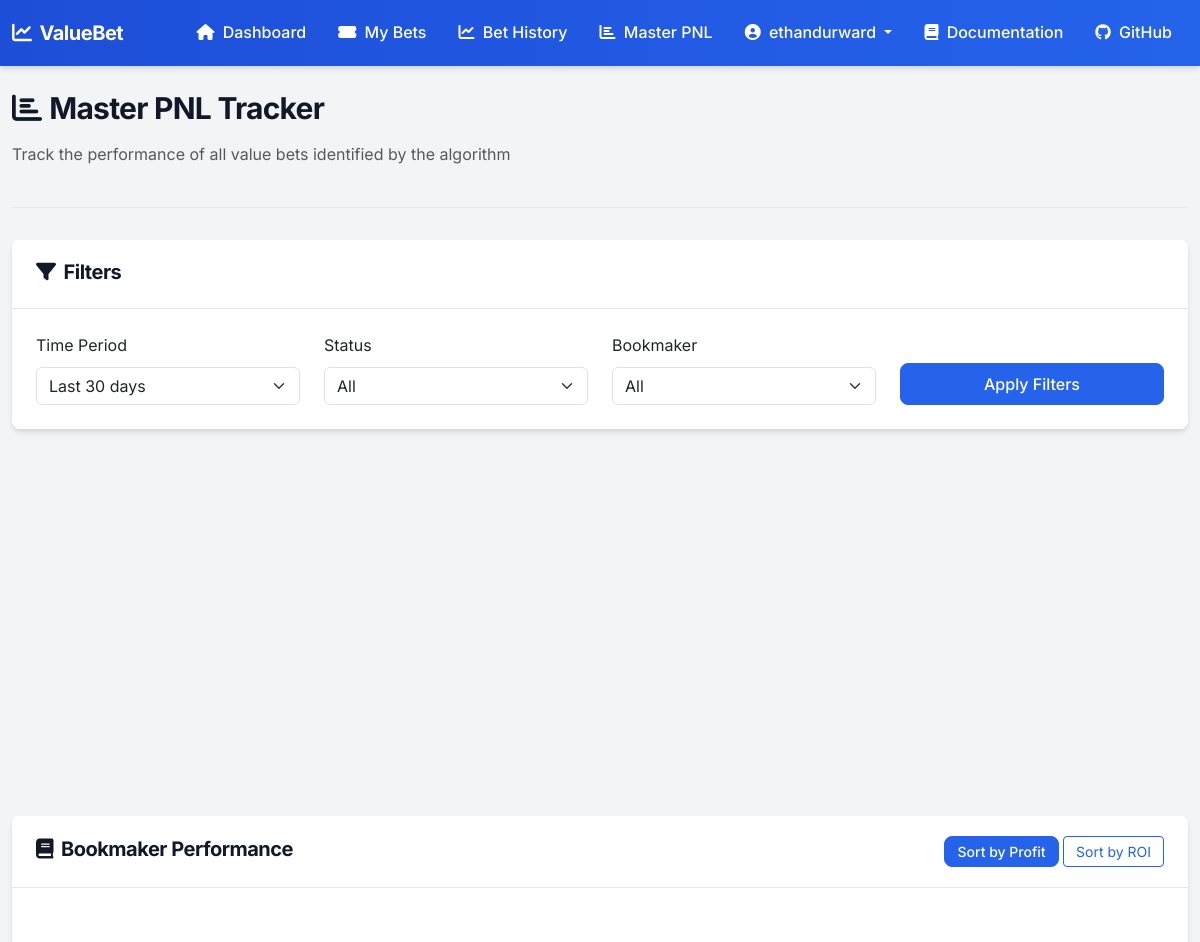
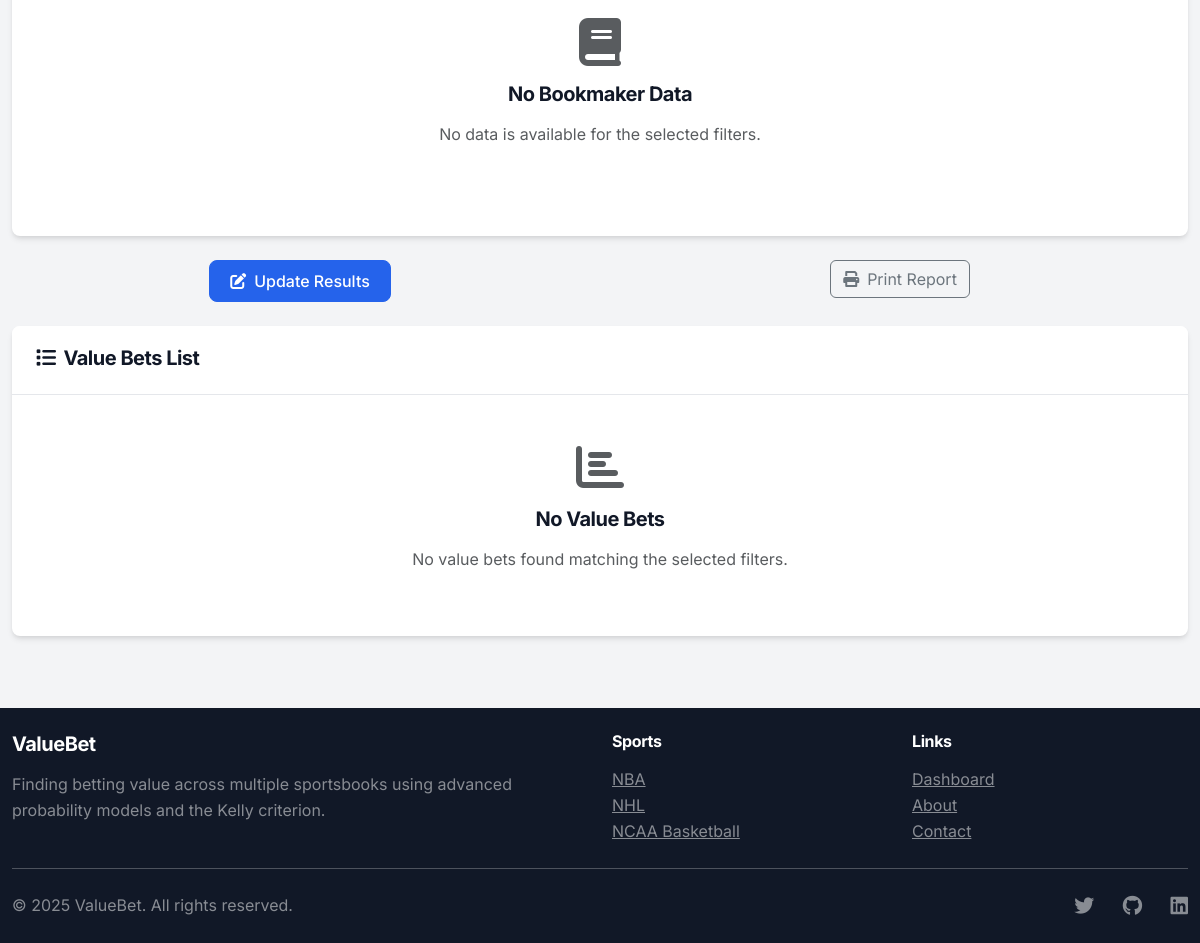
Page /master-pnl/?days=30&status=all&bookmaker=DraftKings (signed in) on the earlier database version (2 pictures, top to bottom).
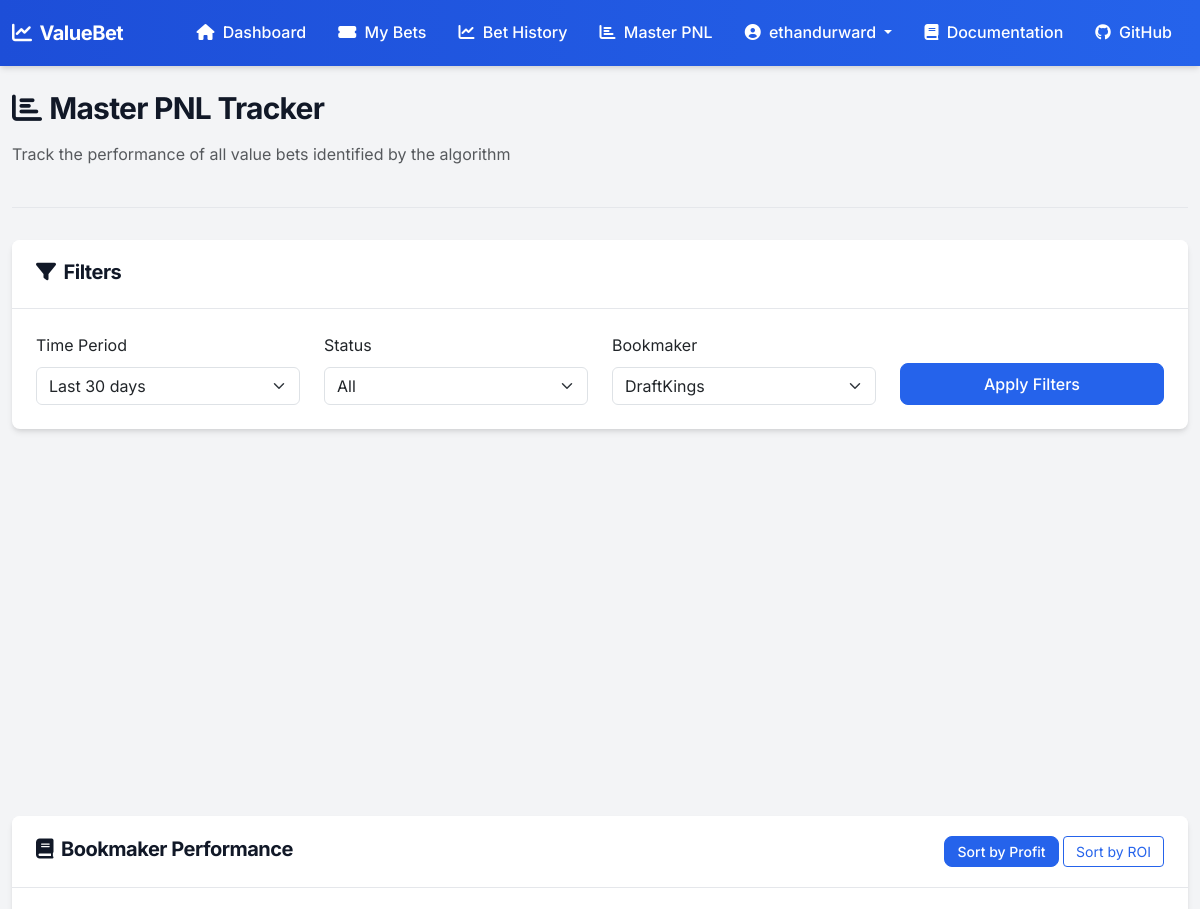
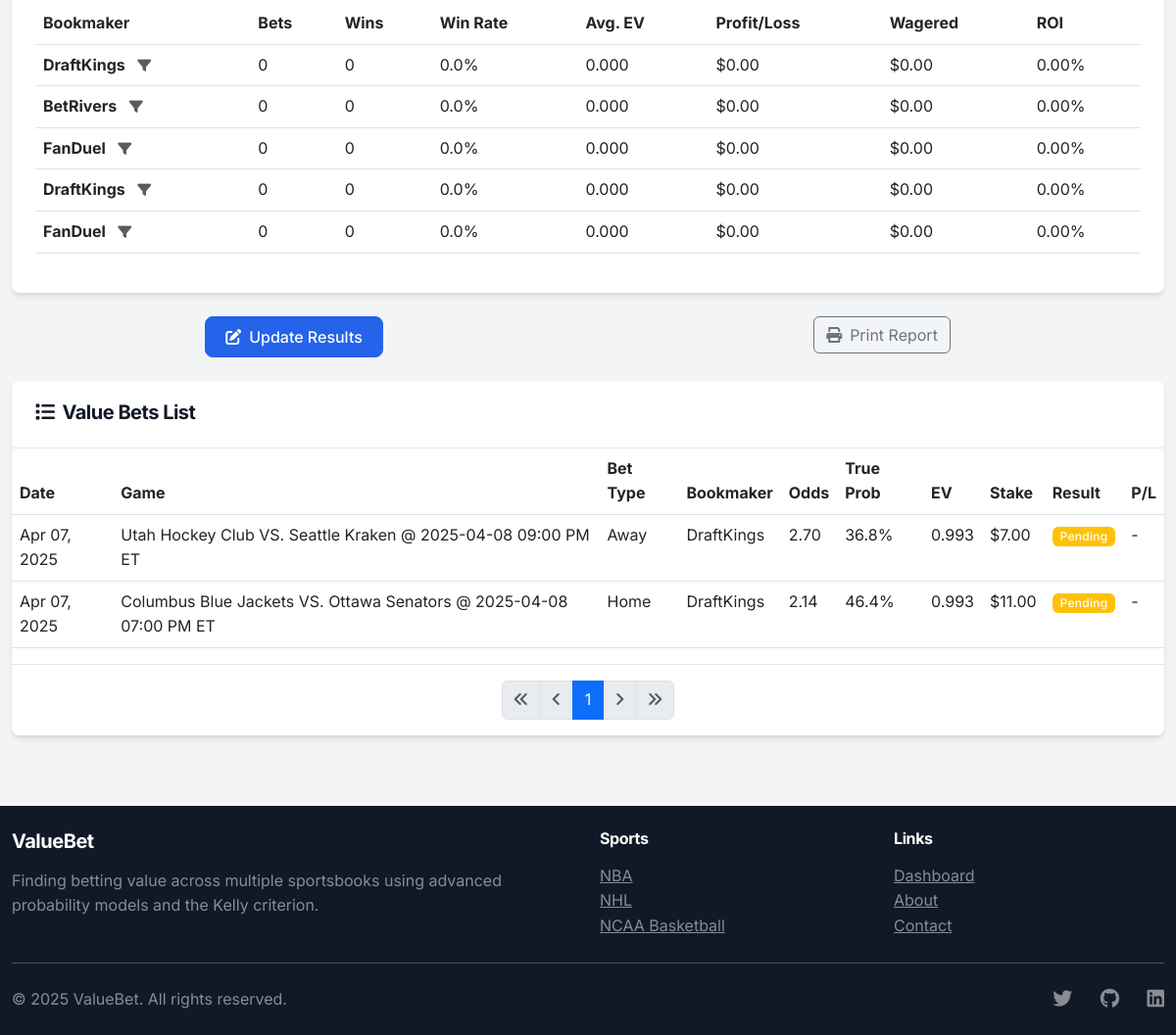
Same page on the later database version (2 pictures, top to bottom).
### betting/models.py (models this page shows, shortened)
class ValueBetTracker(models.Model):
    RESULT_CHOICES = (
        ('pending', 'Pending'),
        ('won', 'Won'),
        ('lost', 'Lost'),
        ('push', 'Push'),
        ('cancelled', 'Cancelled'),
    )
    value_bet = models.OneToOneField(ValueBet, on_delete=models.CASCADE, related_name='tracker')
    game = models.ForeignKey(Game, on_delete=models.SET_NULL, null=True)
    bookmaker = models.CharField(max_length=100)
    bet_type = models.CharField(max_length=100)
    odds = models.FloatField()
    true_probability = models.FloatField()
    expected_value = models.FloatField()
    bet_size = models.DecimalField(max_digits=10, decimal_places=2)
    theoretical_profit = models.DecimalField(max_digits=10, decimal_places=2, null=True, blank=True)
    result = models.CharField(max_length=20, choices=RESULT_CHOICES, default='pending')
    result_updated_at = models.DateTimeField(null=True, blank=True)
    identified_at = models.DateTimeField(auto_now_add=True)
    class Meta:
        ordering = ['-identified_at']

class Game(models.Model):
    id = models.UUIDField(primary_key=True, default=uuid.uuid4, editable=False)
    sport = models.ForeignKey(Sport, on_delete=models.CASCADE, related_name='games')
    title = models.CharField(max_length=255)
    home_team = models.CharField(max_length=100)
    away_team = models.CharField(max_length=100)
    commence_time = models.DateTimeField()
    created_at = models.DateTimeField(auto_now_add=True)

### betting/views.py (the view)
# urls.py: path('master-pnl/', views.master_pnl_tracker, name='master_pnl_tracker'),
@login_required
def master_pnl_tracker(request):
    days = int(request.GET.get('days', 30))
    start_date = timezone.now() - timedelta(days=days)
    status_filter = request.GET.get('status', 'all')
    bookmaker_filter = request.GET.get('bookmaker', 'all')
    trackers = ValueBetTracker.objects.filter(identified_at__gte=start_date)
    if status_filter != 'all':
        trackers = trackers.filter(result=status_filter)
    if bookmaker_filter != 'all':
        trackers = trackers.filter(bookmaker=bookmaker_filter)
    stats = {
        'total_bets': trackers.count(),
        'settled_bets': trackers.exclude(result='pending').count(),
        'pending_bets': trackers.filter(result='pending').count(),
        'won_bets': trackers.filter(result='won').count(),
        'lost_bets': trackers.filter(result='lost').count(),
        'push_bets': trackers.filter(result='push').count(),
        'theoretical_profit': trackers.filter(result__in=['won', 'lost', 'push']).aggregate(
            total=Sum('theoretical_profit'))['total'] or Decimal('0.00'),
        'total_wagered': trackers.filter(result__in=['won', 'lost', 'push']).aggregate(
            total=Sum('bet_size'))['total'] or Decimal('0.00'),
        'avg_odds': trackers.aggregate(avg=Avg('odds'))['avg'] or 0,
        'avg_ev': trackers.aggregate(avg=Avg('expected_value'))['avg'] or 0,
    }
    if stats['settled_bets'] > 0:
        stats['win_rate'] = (stats['won_bets'] / stats['settled_bets']) * 100
    else:
        stats['win_rate'] = 0
    if stats['total_wagered'] > 0:
        stats['roi'] = (stats['theoretical_profit'] / stats['total_wagered']) * 100
    else:
        stats['roi'] = 0
    expected_wins = trackers.filter(result__in=['won', 'lost']).aggregate(
        expected=Sum(F('true_probability')))['expected'] or 0
    actual_results = trackers.filter(result__in=['won', 'lost']).count()
    if actual_results > 0:
        stats['expected_win_rate'] = (expected_wins / actual_results) * 100
        stats['edge_realization'] = (stats['win_rate'] / stats['expected_win_rate']) * 100 if stats['expected_win_rate'] > 0 else 0
    else:
        stats['expected_win_rate'] = 0
        stats['edge_realization'] = 0
    all_bookmakers = ValueBetTracker.objects.values_list('bookmaker', flat=True).distinct()
    bookmaker_stats = []
    for bookmaker in all_bookmakers:
        bookmaker_trackers = trackers.filter(bookmaker=bookmaker, result__in=['won', 'lost', 'push'])
        bk_won = bookmaker_trackers.filter(result='won').count()
        bk_settled = bookmaker_trackers.count()
        bookmaker_stats.append({
            'name': bookmaker,
            'total_bets': bookmaker_trackers.count(),
            'won_bets': bk_won,
            'win_rate': (bk_won / bk_settled) * 100 if bk_settled > 0 else 0,
            'profit_loss': bookmaker_trackers.aggregate(total=Sum('theoretical_profit'))['total'] or Decimal('0.00'),
            'total_wagered': bookmaker_trackers.aggregate(total=Sum('bet_size'))['total'] or Decimal('0.00'),
            'roi': ((bookmaker_trackers.aggregate(total=Sum('theoretical_profit'))['total'] or Decimal('0.00')) /
                   (bookmaker_trackers.aggregate(total=Sum('bet_size'))['total'] or Decimal('1.00'))) * 100,
            'avg_ev': bookmaker_trackers.aggregate(avg=Avg('expected_value'))['avg'] or 0,
        })
    sort_by = request.GET.get('sort', 'profit')
    if sort_by == 'roi':
        bookmaker_stats.sort(key=lambda x: x['roi'], reverse=True)
    else:
        bookmaker_stats.sort(key=lambda x: x['profit_loss'], reverse=True)
    page = request.GET.get('page', 1)
    paginator = Paginator(trackers.order_by('-identified_at'), 50)
    try:
        trackers_page = paginator.page(page)
    except PageNotAnInteger:
        trackers_page = paginator.page(1)
    except EmptyPage:
        trackers_page = paginator.page(paginator.num_pages)
    context = {
        'trackers': trackers_page,
        'stats': stats,
        'bookmaker_stats': bookmaker_stats,
        'all_bookmakers': all_bookmakers,
        'days': days,
        'status_filter': status_filter,
        'bookmaker_filter': bookmaker_filter,
        'sort_by': sort_by,
    }
    return render(request, 'betting/master_pnl.html', context)

### betting/templatetags/bet_extras.py (called while the page is built)
@register.filter
def mul(value, arg):
    try:
        return float(value) * float(arg)
    except (ValueError, TypeError):
        return ''

### betting/templates/betting/master_pnl.html (shortened to what the changed rows need)
{% extends 'betting/base.html' %}
{% load bet_extras %}
{% block content %}
<div class="page-header">
    <div>
        <h1><i class="fas fa-chart-bar me-2"></i>Master PNL Tracker</h1>
    </div>
</div>
<div class="card mb-4">
    <div class="card-body">
        <form method="get" class="row align-items-end">
            <div class="col-md-3 mb-3 mb-md-0">
                <label class="form-label">Bookmaker</label>
                <select name="bookmaker" class="form-select">
                    <option value="all" {% if bookmaker_filter == 'all' %}selected{% endif %}>All</option>
                    {% for bookmaker in all_bookmakers %}
                        <option value="{{ bookmaker }}" {% if bookmaker_filter == bookmaker %}selected{% endif %}>{{ bookmaker }}</option>
                    {% endfor %}
                </select>
            </div>
        </form>
    </div>
</div>
<div class="card mb-4">
    <div class="card-body">
        {% if bookmaker_stats %}
        <div class="table-responsive">
            <table class="table table-hover">
                <thead>
                    <tr>
                        <th>Bookmaker</th>
                        <th>Bets</th>
                        <th>Wins</th>
                        <th>Win Rate</th>
                        <th>Avg. EV</th>
                        <th>Profit/Loss</th>
                        <th>Wagered</th>
                        <th>ROI</th>
                    </tr>
                </thead>
                <tbody>
                    {% for bookmaker in bookmaker_stats %}
                    <tr>
                        <td>
                            <strong>{{ bookmaker.name }}</strong>
                            <a href="?{% if days %}days={{ days }}&{% endif %}{% if status_filter %}status={{ status_filter }}&{% endif %}bookmaker={{ bookmaker.name }}" class="ms-2 text-muted small">
                                <i class="fas fa-filter"></i>
                            </a>
                        </td>
                        <td>{{ bookmaker.total_bets }}</td>
                        <td>{{ bookmaker.won_bets }}</td>
                        <td>{{ bookmaker.win_rate|floatformat:1 }}%</td>
                        <td>{{ bookmaker.avg_ev|floatformat:3 }}</td>
                        <td class="{% if bookmaker.profit_loss > 0 %}text-success{% elif bookmaker.profit_loss < 0 %}text-danger{% endif %}">
                            ${{ bookmaker.profit_loss|floatformat:2 }}
                        </td>
                        <td>${{ bookmaker.total_wagered|floatformat:2 }}</td>
                        <td class="{% if bookmaker.roi > 0 %}text-success{% elif bookmaker.roi < 0 %}text-danger{% endif %}">
                            {{ bookmaker.roi|floatformat:2 }}%
                        </td>
                    </tr>
                    {% endfor %}
                </tbody>
            </table>
        </div>
        {% else %}
        <div class="text-center py-5">
            <div class="text-muted">
                <i class="fas fa-book fa-3x mb-3"></i>
                <h5>No Bookmaker Data</h5>
                <p>No data is available for the selected filters.</p>
            </div>
        </div>
        {% endif %}
    </div>
</div>
<div class="card">
    {% if trackers %}
    <div class="table-responsive">
        <table class="table table-hover">
            <thead>
                <tr>
                    <th>Date</th>
                    <th>Game</th>
                    <th>Bet Type</th>
                    <th>Bookmaker</th>
                    <th>Odds</th>
                    <th>True Prob</th>
                    <th>EV</th>
                    <th>Stake</th>
                    <th>Result</th>
                    <th>P/L</th>
                </tr>
            </thead>
            <tbody>
                {% for tracker in trackers %}
                <tr>
                    <td>{{ tracker.identified_at|date:"M d, Y" }}</td>
                    <td>{% if tracker.game %}{{ tracker.game.title }}{% else %}Game removed{% endif %}</td>
                    <td>{{ tracker.bet_type|title }}</td>
                    <td>{{ tracker.bookmaker }}</td>
                    <td>{{ tracker.odds|floatformat:2 }}</td>
                    <td>{{ tracker.true_probability|mul:100|floatformat:1 }}%</td>
                    <td class="{% if tracker.expected_value > 1.05 %}text-danger{% elif tracker.expected_value > 1.0 %}text-success{% endif %}">
                        {{ tracker.expected_value|floatformat:3 }}
                    </td>
                    <td>${{ tracker.bet_size|floatformat:2 }}</td>
                    <td>
                        {% if tracker.result == 'pending' %}
                            <span class="badge bg-warning">Pending</span>
                        {% elif tracker.result == 'won' %}
                            <span class="badge bg-success">Won</span>
                        {% elif tracker.result == 'lost' %}
                            <span class="badge bg-danger">Lost</span>
                        {% elif tracker.result == 'push' %}
                            <span class="badge bg-secondary">Push</span>
                        {% else %}
                            <span class="badge bg-info">{{ tracker.result|title }}</span>
                        {% endif %}
                    </td>
                    <td class="{% if tracker.theoretical_profit > 0 %}text-success{% elif tracker.theoretical_profit < 0 %}text-danger{% elif tracker.theoretical_profit == 0 %}text-muted{% endif %}">
                        {% if tracker.result in 'pending,cancelled' %}
                            -
                        {% else %}
                            ${{ tracker.theoretical_profit|floatformat:2 }}
                        {% endif %}
                    </td>
                </tr>
                {% endfor %}
            </tbody>
        </table>
    </div>
    <div class="card-footer">
        <nav>
            <ul class="pagination justify-content-center mb-0">
                {% if trackers.has_previous %}
                    <li class="page-item">
                        <a class="page-link" href="?page=1{% if days %}&days={{ days }}{% endif %}{% if status_filter != 'all' %}&status={{ status_filter }}{% endif %}{% if bookmaker_filter != 'all' %}&bookmaker={{ bookmaker_filter }}{% endif %}{% if sort_by %}&sort={{ sort_by }}{% endif %}">
                            <i class="fas fa-angle-double-left"></i>
                        </a>
                    </li>
                    <li class="page-item">
                        <a class="page-link" href="?page={{ trackers.previous_page_number }}{% if days %}&days={{ days }}{% endif %}{% if status_filter != 'all' %}&status={{ status_filter }}{% endif %}{% if bookmaker_filter != 'all' %}&bookmaker={{ bookmaker_filter }}{% endif %}{% if sort_by %}&sort={{ sort_by }}{% endif %}">
                            <i class="fas fa-angle-left"></i>
                        </a>
                    </li>
                {% else %}
                    <li class="page-item disabled">
                        <a class="page-link" href="#"><i class="fas fa-angle-double-left"></i></a>
                    </li>
                    <li class="page-item disabled">
                        <a class="page-link" href="#"><i class="fas fa-angle-left"></i></a>
                    </li>
                {% endif %}
                {% for num in trackers.paginator.page_range %}
                    {% if trackers.number == num %}
                        <li class="page-item active">
                            <a class="page-link" href="?page={{ num }}{% if days %}&days={{ days }}{% endif %}{% if status_filter != 'all' %}&status={{ status_filter }}{% endif %}{% if bookmaker_filter != 'all' %}&bookmaker={{ bookmaker_filter }}{% endif %}{% if sort_by %}&sort={{ sort_by }}{% endif %}">{{ num }}</a>
                        </li>
                    {% endif %}
                {% endfor %}
                {% if trackers.has_next %}
                    <li class="page-item">
                        <a class="page-link" href="?page={{ trackers.next_page_number }}{% if days %}&days={{ days }}{% endif %}{% if status_filter != 'all' %}&status={{ status_filter }}{% endif %}{% if bookmaker_filter != 'all' %}&bookmaker={{ bookmaker_filter }}{% endif %}{% if sort_by %}&sort={{ sort_by }}{% endif %}">
                            <i class="fas fa-angle-right"></i>
                        </a>
                    </li>
                    <li class="page-item">
                        <a class="page-link" href="?page={{ trackers.paginator.num_pages }}{% if days %}&days={{ days }}{% endif %}{% if status_filter != 'all' %}&status={{ status_filter }}{% endif %}{% if bookmaker_filter != 'all' %}&bookmaker={{ bookmaker_filter }}{% endif %}{% if sort_by %}&sort={{ sort_by }}{% endif %}">
                            <i class="fas fa-angle-double-right"></i>
                        </a>
                    </li>
                {% else %}
                    <li class="page-item disabled">
                        <a class="page-link" href="#"><i class="fas fa-angle-right"></i></a>
                    </li>
                    <li class="page-item disabled">
                        <a class="page-link" href="#"><i class="fas fa-angle-double-right"></i></a>
                    </li>
                {% endif %}
            </ul>
        </nav>
    </div>
    {% else %}
    <div class="card-body text-center py-5">
        <div class="text-muted">
            <i class="fas fa-chart-bar fa-3x mb-3"></i>
            <h5>No Value Bets</h5>
            <p>No value bets found matching the selected filters.</p>
        </div>
    </div>
    {% endif %}
</div>
{% endblock %}

Differences in the rows shown:
added ValueBetTracker: identified_at "Apr 07, 2025", game "Utah Hockey Club VS. Seattle Kraken @ 2025-04-08 09:00 PM ET", bet_type "Away", bookmaker "DraftKings", odds "2.70", true_probability|mul "36.8", expected_value "0.993", bet_size "7.00", result "Pending"
added ValueBetTracker: identified_at "Apr 07, 2025", game "Columbus Blue Jackets VS. Ottawa Senators @ 2025-04-08 07:00 PM ET", bet_type "Home", bookmaker "DraftKings", odds "2.14", true_probability|mul "46.4", expected_value "0.993", bet_size "11.00", result "Pending"
Other differences:
form field bookmaker: "All" → "DraftKings"
text no longer shown: "No Bookmaker Data No data is available for the selected filters. No Value Bets No value bets found matching the selected filters."
text now shown: "Bookmaker Bets Wins Win Rate Avg. EV Profit/Loss Wagered ROI Date Game Bet Type Bookmaker Odds True Prob EV Stake Result P/L"
new list line: "DraftKings 0 0 0.0 % 0.000 $ 0.00 $ 0.00 0.00 %"
new list line: "BetRivers 0 0 0.0 % 0.000 $ 0.00 $ 0.00 0.00 %"
new list line: "FanDuel 0 0 0.0 % 0.000 $ 0.00 $ 0.00 0.00 %"
new list line: "1"
